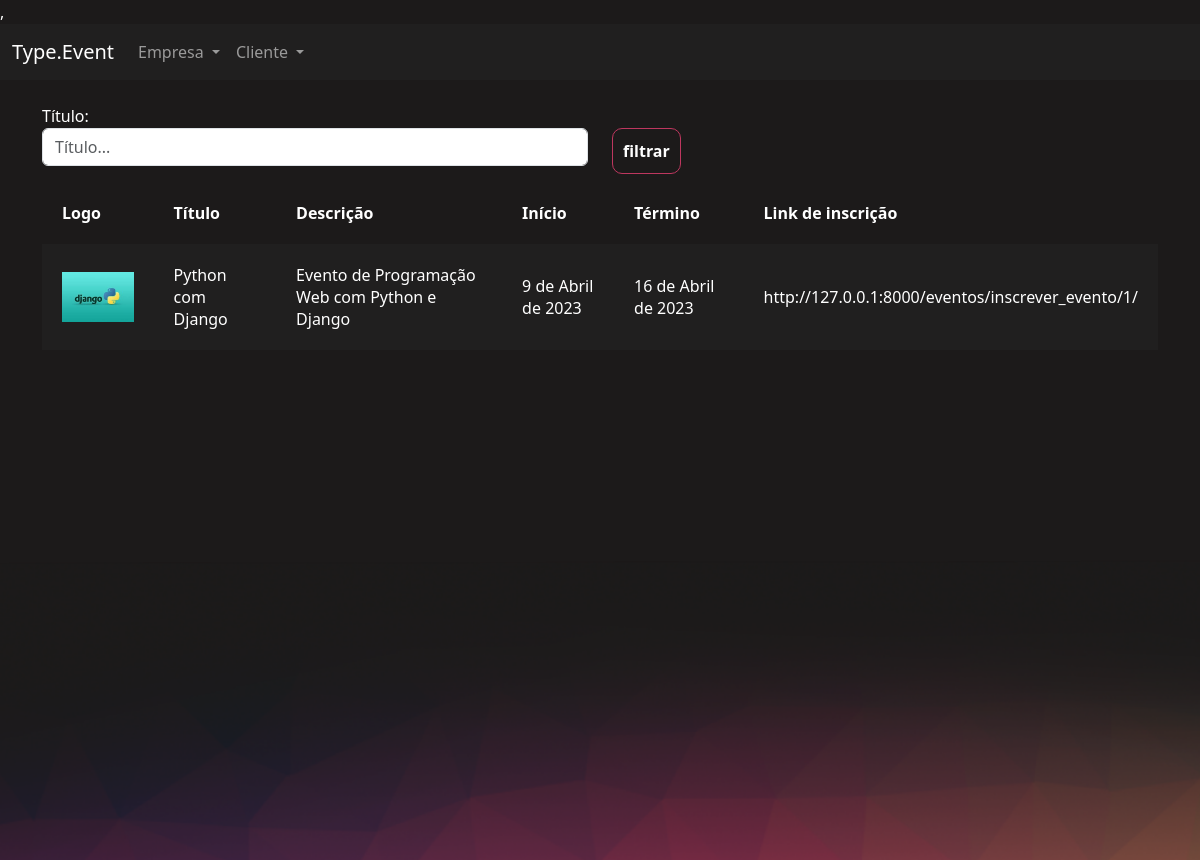
The page /eventos/gerenciar_evento/ (signed in) on the database its author committed.
### eventos/models.py (models this page shows, shortened)
class Evento(models.Model):
    criador = models.ForeignKey(User,on_delete=models.DO_NOTHING, null=True, blank=True)
    nome = models.CharField(max_length=200)
    descricao = models.TextField()
    data_inicio = models.DateField()
    data_termino = models.DateField()
    carga_horaria = models.IntegerField()
    logo = models.ImageField(upload_to="logos")
    cor_principal = models.CharField(max_length=7)
    cor_secundaria = models.CharField(max_length=7)
    cor_fundo = models.CharField(max_length=7)
    participantes = models.ManyToManyField(User, related_name="evento_participante", null=True, blank=True)

### eventos/views.py (the view)
# urls.py: path('gerenciar_evento/', views.gerenciar_evento, name="gerenciar_evento"),
@login_required
def gerenciar_evento(request):
    if request.method == "GET":
        nome = request.GET.get('nome')
        eventos = Evento.objects.filter(criador=request.user)
        if nome:
            eventos = Evento.objects.filter(nome__contains=nome)
        return render(request, 'gerenciar_evento.html', {'eventos': eventos})

### eventos/templates/gerenciar_evento.html (shortened to what this page needs)
,{% extends "bases/base_eventos.html" %}
{% load static %}
{% block 'importacoes' %}
    <link href="{% static 'eventos/css/gerenciar_evento.css' %}" rel="stylesheet">
{% endblock %}
{% block 'conteudo' %}
    <div class="container">
        <br>
        <div class="row">
            <div class="col-md">
                <form action="{% url 'gerenciar_evento' %}" method="GET">
                <label>Título:</label>
                <input type="text" placeholder="Título..." class="form-control" name="nome">
            </div>
            <div class="col-md">
                <br>
                <input type="submit" class="btn-principal" value="filtrar">
            </div>
        </div>
        <table>
            <tr>
                <th>Logo</th>
                <th>Título</th>
                <th>Descrição</th>
                <th>Início</th>
                <th>Término</th>
                <th>Link de inscrição</th>
            </tr>
            {% for evento in eventos %}
                <tr class="{% cycle 'linha' 'linha2' %}">
                    <td width="10%"><a href="{% url 'participantes_evento' evento.id %}"><img width="100%" src="/media/{{evento.logo}}"></a></td>
                    <td>{{evento.nome}}</td>
                    <td>{{evento.descricao}}</td>
                    <td>{{evento.data_inicio}}</td>
                    <td>{{evento.data_termino}}</td>
                    <td>http://127.0.0.1:8000/eventos/inscrever_evento/{{evento.id}}/</td>
                </tr>
            {% endfor %}
        </table>
    </div>
{% endblock %}

### templates/static/geral/css/base.css (style rules this page uses)
body { color: white !important; }
:root { --main-color: #201F1F; --dark-color: #1C1A1A; --contrast-color: #BE375F; --differential-color: #ED8554; }

### templates/static/eventos/css/gerenciar_evento.css (style rules this page uses)
table { width: 100%; padding: 20px; }
.linha { height: 40px; background-color: var(--main-color); padding: 20px; }
td, th { padding: 20px; }

### templates/static/eventos/css/eventos.css (style rules this page uses)
body { background-color: #1C1A1A; }

### templates/static/usuarios/css/usuarios.css (style rules this page uses)
.btn-principal { background-color: transparent; border: 1px solid var(--contrast-color); color: white; padding: 10px; border-radius: 10px; font-weight: bold; }

### rows shown on the page
Evento: logo (picture), nome "Python com Django", descricao "Evento de Programação Web com Python e Django", data_inicio "9 de Abril de 2023", data_termino "16 de Abril de 2023", id "1"
